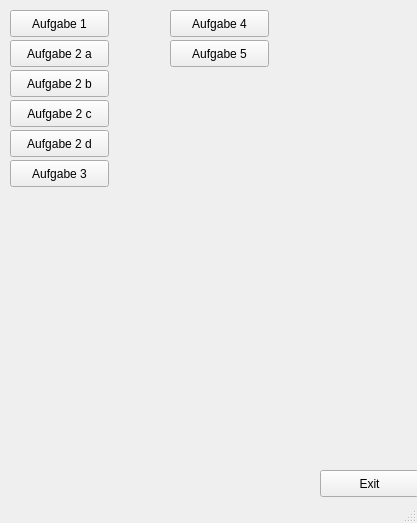
<?xml version="1.0" encoding="UTF-8"?>
<ui version="4.0">
 <class>MainWindow</class>
 <widget class="QMainWindow" name="MainWindow">
  <property name="geometry">
   <rect>
    <x>0</x>
    <y>0</y>
    <width>417</width>
    <height>523</height>
   </rect>
  </property>
  <property name="windowTitle">
   <string>MainWindow</string>
  </property>
  <widget class="QWidget" name="centralWidget">
   <widget class="QPushButton" name="btn_aufgabe1">
    <property name="geometry">
     <rect>
      <x>10</x>
      <y>10</y>
      <width>99</width>
      <height>27</height>
     </rect>
    </property>
    <property name="text">
     <string>Aufgabe 1</string>
    </property>
   </widget>
   <widget class="QPushButton" name="btn_exit">
    <property name="geometry">
     <rect>
      <x>320</x>
      <y>470</y>
      <width>99</width>
      <height>27</height>
     </rect>
    </property>
    <property name="text">
     <string>Exit</string>
    </property>
   </widget>
   <widget class="QPushButton" name="btn_aufgabe2a">
    <property name="geometry">
     <rect>
      <x>10</x>
      <y>40</y>
      <width>99</width>
      <height>27</height>
     </rect>
    </property>
    <property name="text">
     <string>Aufgabe 2 a</string>
    </property>
   </widget>
   <widget class="QPushButton" name="btn_aufgabe2b">
    <property name="geometry">
     <rect>
      <x>10</x>
      <y>70</y>
      <width>99</width>
      <height>27</height>
     </rect>
    </property>
    <property name="text">
     <string>Aufgabe 2 b</string>
    </property>
   </widget>
   <widget class="QPushButton" name="btn_aufgabe2c">
    <property name="geometry">
     <rect>
      <x>10</x>
      <y>100</y>
      <width>99</width>
      <height>27</height>
     </rect>
    </property>
    <property name="text">
     <string>Aufgabe 2 c</string>
    </property>
   </widget>
   <widget class="QPushButton" name="btn_aufgabe2d">
    <property name="geometry">
     <rect>
      <x>10</x>
      <y>130</y>
      <width>99</width>
      <height>27</height>
     </rect>
    </property>
    <property name="text">
     <string>Aufgabe 2 d</string>
    </property>
   </widget>
   <widget class="QPushButton" name="btn_aufgabe3">
    <property name="geometry">
     <rect>
      <x>10</x>
      <y>160</y>
      <width>99</width>
      <height>27</height>
     </rect>
    </property>
    <property name="text">
     <string>Aufgabe 3</string>
    </property>
   </widget>
   <widget class="QPushButton" name="btn_aufgabe4">
    <property name="geometry">
     <rect>
      <x>170</x>
      <y>10</y>
      <width>99</width>
      <height>27</height>
     </rect>
    </property>
    <property name="text">
     <string>Aufgabe 4</string>
    </property>
   </widget>
   <widget class="QPushButton" name="btn_aufgabe5">
    <property name="geometry">
     <rect>
      <x>170</x>
      <y>40</y>
      <width>99</width>
      <height>27</height>
     </rect>
    </property>
    <property name="text">
     <string>Aufgabe 5</string>
    </property>
   </widget>
  </widget>
  <widget class="QStatusBar" name="statusBar"/>
 </widget>
 <layoutdefault spacing="6" margin="11"/>
 <resources/>
 <connections/>
</ui>
